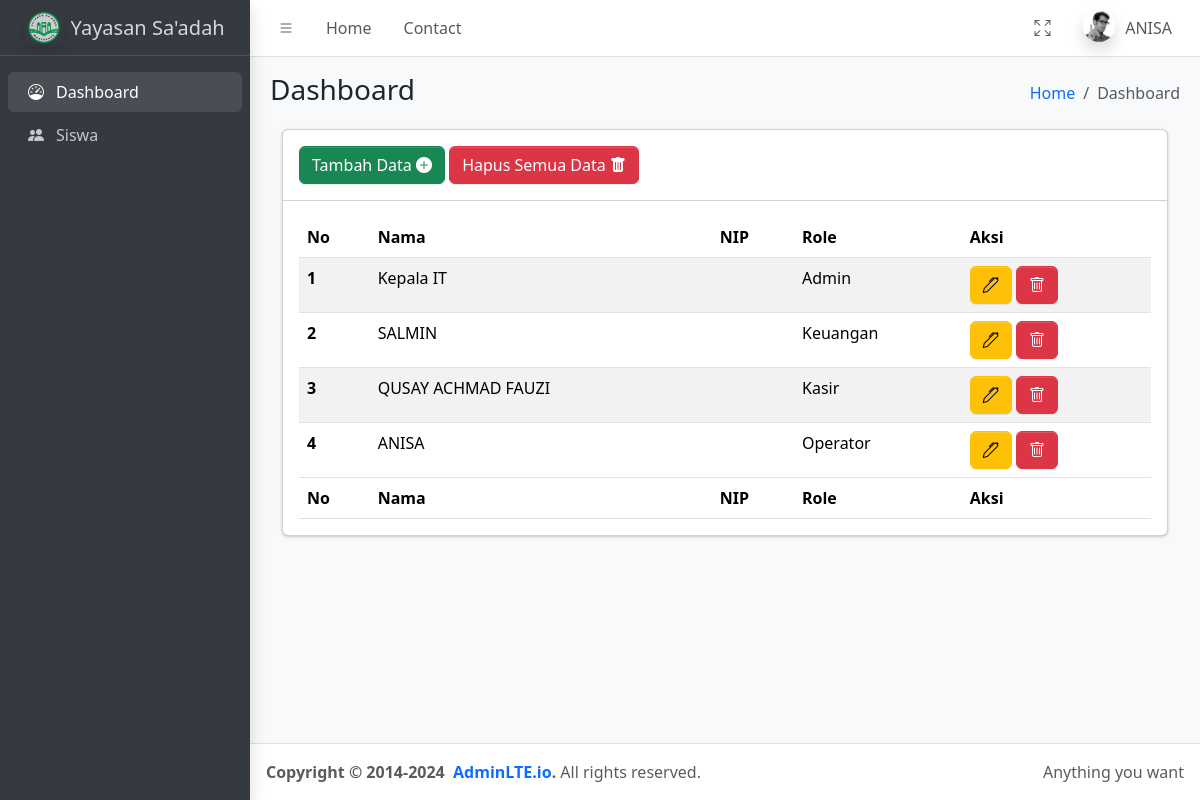
/index.php?page=user (signed in), run on the app's committed database.
### tables this page shows
CREATE TABLE `users` (
  `id` int(11) NOT NULL,
  `nama` varchar(100) NOT NULL,
  `jenis_kelamin` enum('L','P') NOT NULL,
  `username` varchar(50) NOT NULL,
  `password` varchar(255) NOT NULL,
  `role_id` int(11) NOT NULL
);

CREATE TABLE `role` (
  `id` int(11) NOT NULL,
  `role` varchar(50) NOT NULL
);

### pages/admin/user/read.php (the view, shortened to what this page needs)
<section class="content">
      <div class="container-fluid">
        <div class="row">
          <div class="col-12">
            <div class="card">
              <div class="card-header">
                <a href="?page=tambah-user" class="btn btn-success">Tambah Data <i class="bi bi-plus-circle-fill"></i></a>
                <a href="#" onclick="confirmDelete('?page=hapus-semua-user')" class="btn btn-danger">Hapus Semua Data <i class="bi bi-trash-fill"></i></a>
              </div>
              <div class="card-body">
                <table id="myTable" class="display table table-striped">
                  <thead>
                    <tr>
                      <th>No</th>
                      <th>Nama</th>
                      <th>NIP</th>
                      <th>Role</th>
                      <th>Aksi</th>
                    </tr>
                  </thead>
                  <tbody>
                    <?php
                      $database = new Database();
                      $db = $database->getConnection();
                      $selectSql = "SELECT u.*, r.role FROM users u JOIN role r ON u.role_id = r.id";
                      $stmt = $db->prepare($selectSql);
                      $stmt->execute();
                      $no = 1;
                      while ($row = $stmt->fetch(PDO::FETCH_ASSOC)){
                    ?>
                    <tr>
                      <th scope="row"><?php echo $no++ ?></th>
                      <td><?php echo$row['nama'] ?></td>
                      <td><?php echo$row['nip'] ?></td>
                      <td><?php echo$row['role'] ?></td>
                      <td>
                        <a href="?page=edit-user&id=<?php echo $row['id'] ?>" class="btn btn-warning"><i class="bi bi-pen"></i></a>
                        <a href="#" class="btn btn-danger" onclick="confirmDelete('?page=hapus-user&id=<?php echo $row['id']; ?>')">
                            <i class="bi bi-trash"></i>
                        </a>
                      </td>
                    </tr>
                    <?php } ?>
                  </tbody>
                  <tfoot>
                    <tr>
                      <th>No</th>
                      <th>Nama</th>
                      <th>NIP</th>
                      <th>Role</th>
                      <th>Aksi</th>
                    </tr>
                  </tfoot>
                </table>
              </div>
            </div>
          </div>
        </div>
      </div>
    </section>

### partials/navbar.php (shortened to what this page needs)
<nav class="app-header navbar navbar-expand bg-body">
    <div class="container-fluid">
        <ul class="navbar-nav">
            <li class="nav-item"> <a class="nav-link" data-lte-toggle="sidebar" href="#" role="button"> <i class="bi bi-list"></i> </a> </li>
            <li class="nav-item d-none d-md-block"> <a href="#" class="nav-link">Home</a> </li>
            <li class="nav-item d-none d-md-block"> <a href="#" class="nav-link">Contact</a> </li>
        </ul>
        <ul class="navbar-nav ms-auto">
            <li class="nav-item">
                <a class="nav-link" href="#" data-lte-toggle="fullscreen">
                    <i data-lte-icon="maximize" class="bi bi-arrows-fullscreen"></i>
                </a>
            </li>
            <li class="nav-item dropdown user-menu">
                <a href="#" class="nav-link dropdown-toggle" data-bs-toggle="dropdown">
                    <img src="assets/dist/assets/img/user2-160x160.jpg" class="user-image rounded-circle shadow" alt="User Image">
                    <span class="d-none d-md-inline"><?php echo $username ?></span>
                </a>
            </li>
        </ul>
    </div>
</nav>

### data on the page
users: nama "ANISA", role.role "Operator"
users: nama "Kepala IT", role.role "Admin"
users: nama "SALMIN", role.role "Keuangan"
users: nama "QUSAY ACHMAD FAUZI", role.role "Kasir"
